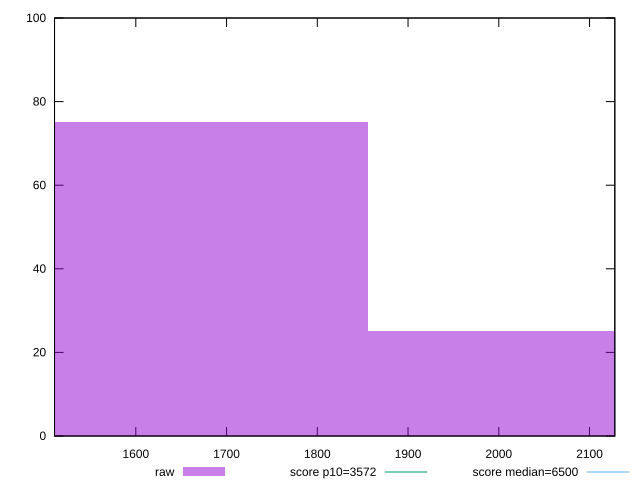

Recreate this plot in gnuplot.
reset

$raw <<EOF
1590.4692242081849 75
2120.62563227758 25
EOF

set key outside below
set boxwidth 530.156408069395
set xrange [1510.4286000000002:2127.8655]
set yrange [0:100]
set trange [0:100]
set style fill transparent solid 0.5 noborder

set parametric
set terminal svg size 640, 490 enhanced background rgb 'white'
set output "reprap/first-cpu-idle/samples/pages+cached+noexternal+nofonts/raw/histogram.svg"

plot $raw title "raw" with boxes, \
     3572,t title "score p10=3572", \
     6500,t title "score median=6500"

reset
